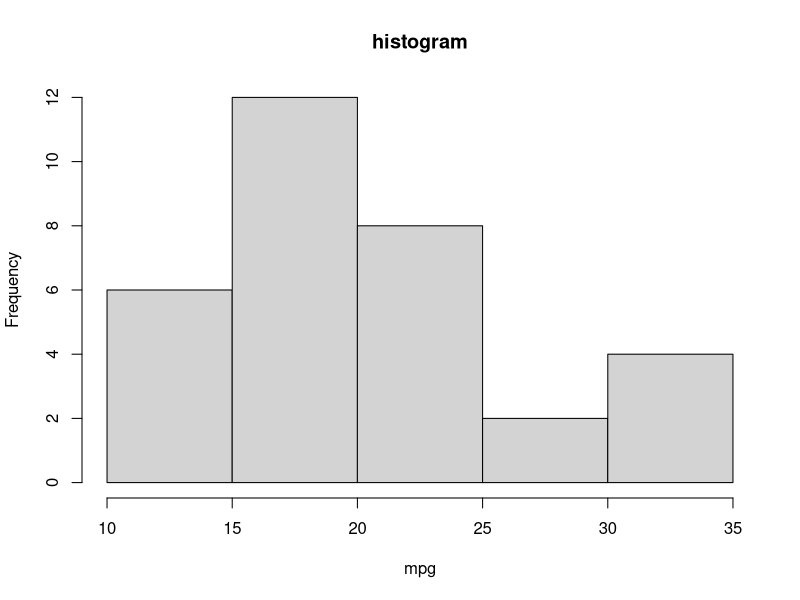
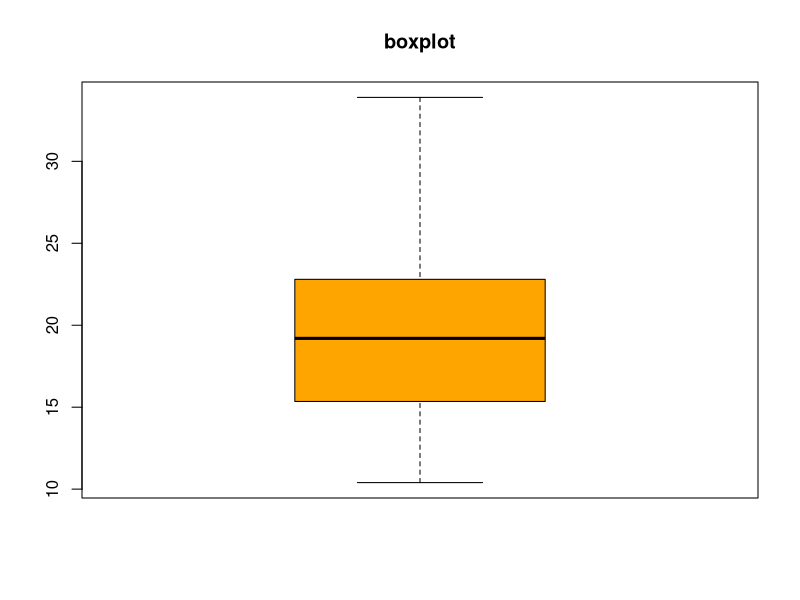
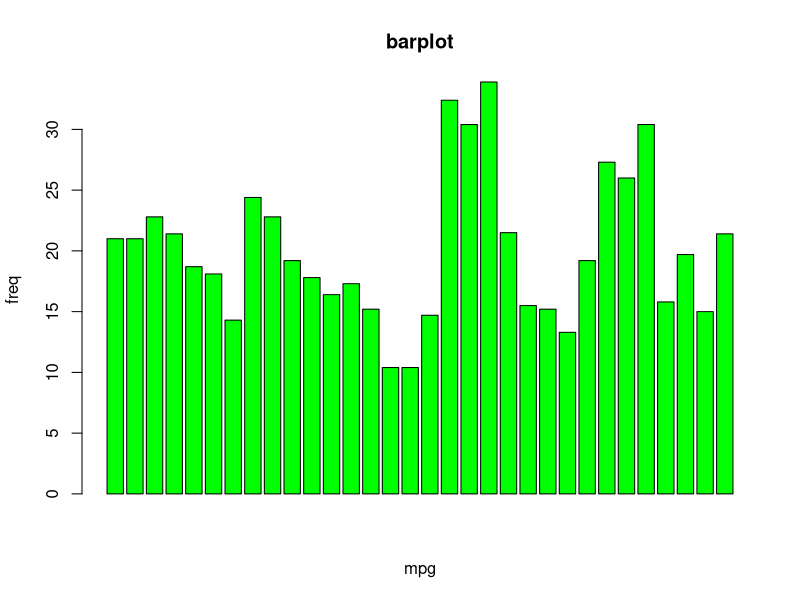
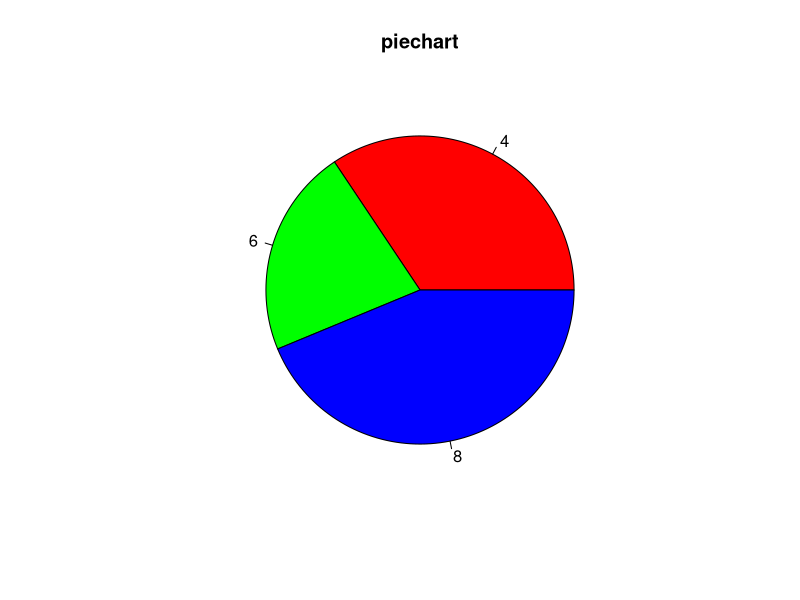
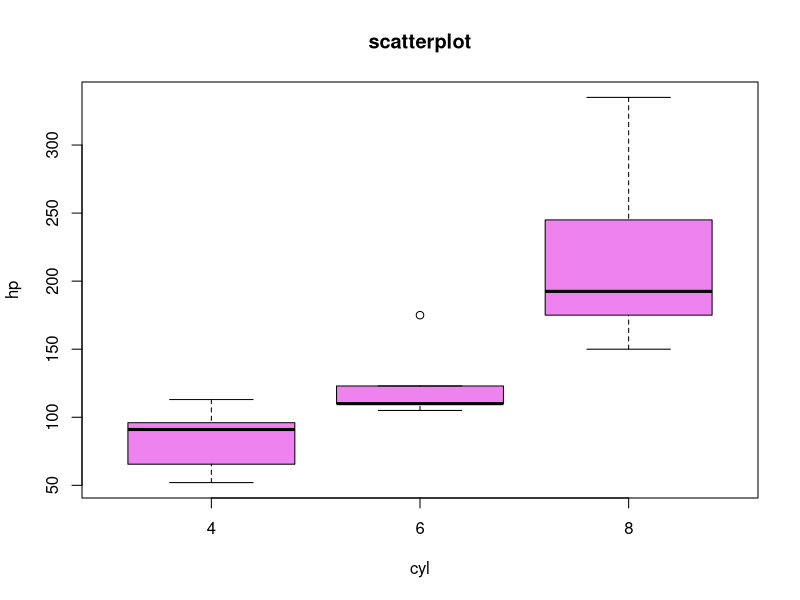
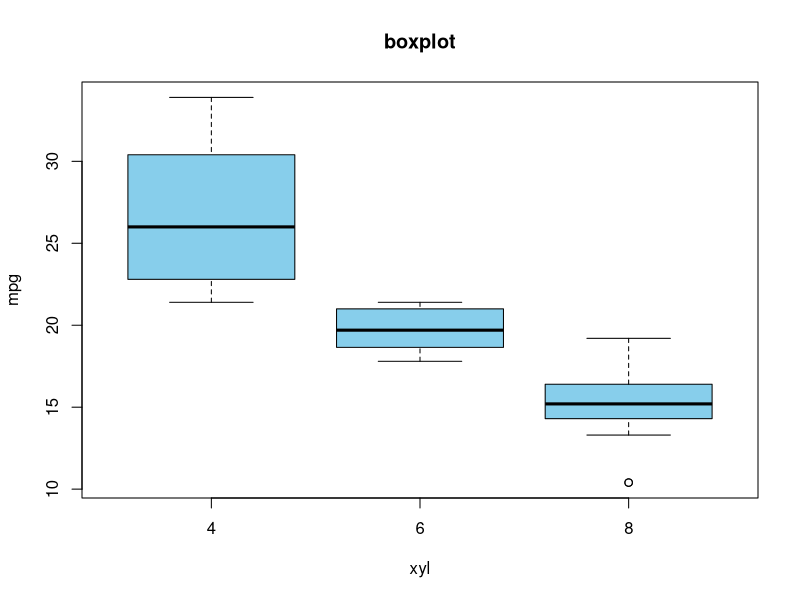
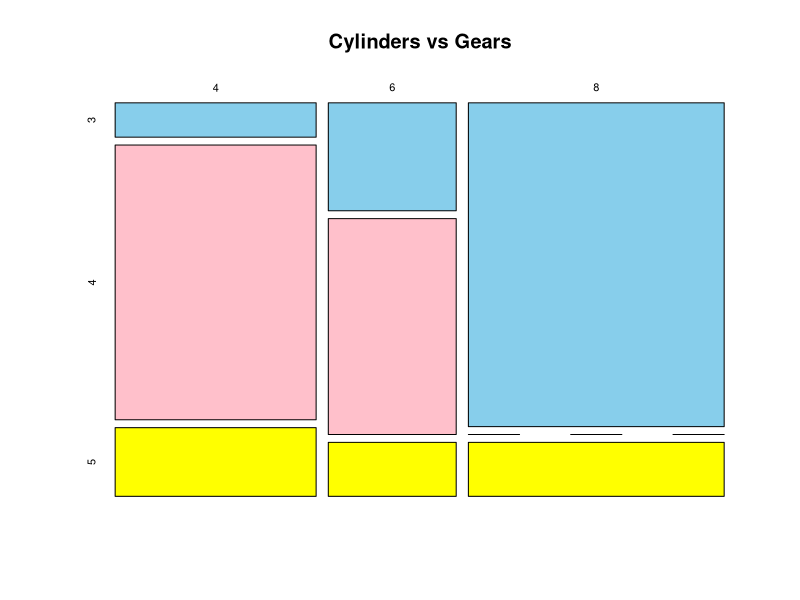

These charts were generated, in order, by the following R code:
data<-mtcars
a<-subset(data,data$mpg>15)
a
b<-ifelse(data$hp>150,"high","low")
b
summary(data)
dim(data)
colnames(data)
sum(is.na(data))
str(data)
sapply(data, class)
data$cyl<-factor(data$cyl)
data$cyl
unique(data$cyl)
summary(data$mpg)
hist(data$mpg,main="histogram",xlab="mpg")
boxplot(data$mpg,main="boxplot",col="orange")
table(data$cyl)
barplot(data$mpg,main="barplot",xlab="mpg",ylab="freq",col="green")
pie(table(data$cyl),main="piechart",col=rainbow(length(unique(data$cyl))))
plot(data$cyl,data$hp,main="scatterplot",xlab="cyl",ylab="hp",col="violet")
cor(data$hp,data$mpg)
boxplot(mpg~cyl,data=data,main="boxplot",xlab="xyl",ylab="mpg",col="skyblue")
table(data$cyl,data$gear)
mosaicplot(table(data$cyl, data$gear), main = "Cylinders vs Gears", col = c("skyblue", "pink", "yellow"))


# Dplyr
library(dplyr)
head(data)
a<-data %>% select(cyl,mpg,hp)
a
filtered_data<- data %>% filter(mpg>20)
filtered_data

b<-data %>% mutate(performance=ifelse(hp>150,"high","low"))
b
